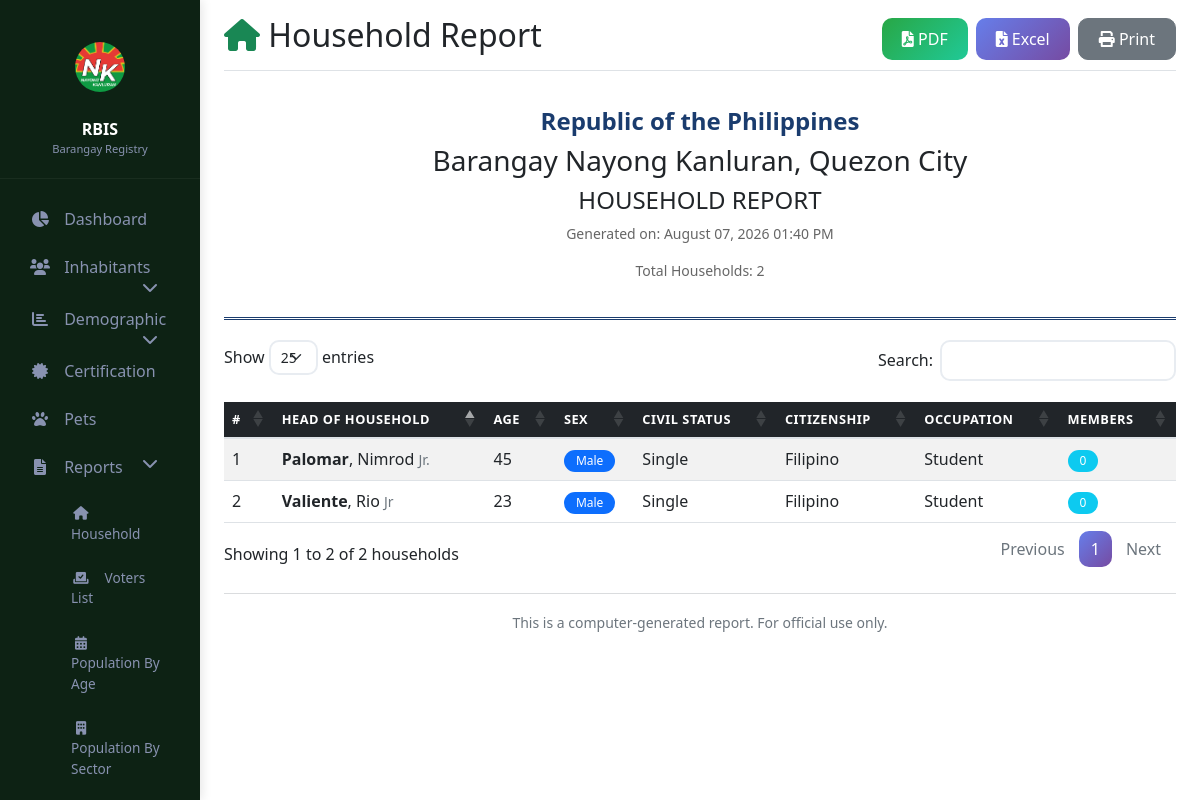
Screenshot of /reports/household.php (signed in) with the database file from the repository.
### tables this page shows
CREATE TABLE `household_records` (
  `id` int(11) NOT NULL,
  `last_name` varchar(50) NOT NULL,
  `first_name` varchar(50) NOT NULL,
  `middle_name` varchar(50) DEFAULT NULL,
  `ext_name` varchar(10) DEFAULT NULL,
  `place_of_birth` varchar(100) DEFAULT NULL,
  `date_of_birth` date DEFAULT NULL,
  `age` int(11) DEFAULT NULL,
  `sex` enum('Male','Female','Other') NOT NULL,
  `civil_status` enum('Single','Married','Widowed','Divorced','Separated') NOT NULL,
  `citizenship` varchar(50) DEFAULT NULL,
  `occupation` varchar(100) DEFAULT NULL,
  `profession` varchar(100) DEFAULT NULL,
  `disability` text DEFAULT NULL,
  `pets` text DEFAULT NULL,
  `profile_picture` varchar(255) DEFAULT NULL,
  `created_by` int(11) DEFAULT NULL,
  `created_at` timestamp NOT NULL DEFAULT current_timestamp(),
  `updated_at` timestamp NOT NULL DEFAULT current_timestamp() ON UPDATE current_timestamp(),
  `household_type` varchar(50) DEFAULT 'Nuclear',
  `dwelling_type` varchar(50) DEFAULT NULL,
  `household_name` varchar(100) DEFAULT NULL,
  `position_in_household` varchar(50) DEFAULT NULL,
  `tenure_status` varchar(50) DEFAULT 'Owner',
  `monthly_income` decimal(10,2) DEFAULT 0.00,
  `head_of_family_id` int(11) DEFAULT NULL
);

### reports/household.php (the view, shortened to what this page needs)
<?php
$pdo = getDB();
$households = $pdo->query("
    SELECT h.*,
           (SELECT COUNT(*) FROM individual_records WHERE last_name = h.last_name AND first_name != h.first_name) as member_count
    FROM household_records h
    ORDER BY h.last_name, h.first_name
")->fetchAll();
$total_households = count($households);
?>
<!DOCTYPE html>
<html lang="en">
<head>
    <link href="https://cdn.jsdelivr.net/npm/bootstrap@5.1.3/dist/css/bootstrap.min.css" rel="stylesheet">
    <link rel="stylesheet" href="https://cdnjs.cloudflare.com/ajax/libs/font-awesome/6.0.0/css/all.min.css">
    <link rel="stylesheet" href="https://cdn.datatables.net/1.13.6/css/dataTables.bootstrap5.min.css">
    <link rel="stylesheet" href="../assets/css/custom.css">
</head>
<body>
    <div class="container-fluid">
        <div class="row">
            <?php include '../includes/sidebar.php'; ?>
            <main class="col-md-10 ms-sm-auto px-md-4 main-content">
                <div class="d-flex justify-content-between flex-wrap flex-md-nowrap align-items-center pt-3 pb-2 mb-3 border-bottom">
                    <h1 class="h2">
                        <i class="fas fa-home text-success"></i> Household Report
                    </h1>
                    <div class="btn-toolbar no-print">
                        <button class="btn btn-success me-2" onclick="exportReport('pdf')">
                            <i class="fas fa-file-pdf"></i> PDF
                        </button>
                        <button class="btn btn-primary me-2" onclick="exportReport('excel')">
                            <i class="fas fa-file-excel"></i> Excel
                        </button>
                        <button class="btn btn-secondary" onclick="window.print()">
                            <i class="fas fa-print"></i> Print
                        </button>
                    </div>
                </div>
                <div class="report-header">
                    <h1>Republic of the Philippines</h1>
                    <h3>Barangay Nayong Kanluran, Quezon City</h3>
                    <h4>HOUSEHOLD REPORT</h4>
                    <p>Generated on: <?= date('F d, Y h:i A') ?></p>
                    <p>Total Households: <?= number_format($total_households) ?></p>
                </div>
                <div class="table-responsive">
                    <table id="householdTable" class="table table-hover table-striped" style="width:100%">
                        <thead class="table-dark">
                            <tr>
                                <th>#</th>
                                <th>Head of Household</th>
                                <th>Age</th>
                                <th>Sex</th>
                                <th>Civil Status</th>
                                <th>Citizenship</th>
                                <th>Occupation</th>
                                <th>Members</th>
                            </tr>
                        </thead>
                        <tbody>
                            <?php $i = 1; foreach ($households as $household): ?>
                                <tr>
                                    <td><?= $i++ ?></td>
                                    <td>
                                        <strong><?= htmlspecialchars($household['last_name']) ?></strong>,
                                        <?= htmlspecialchars($household['first_name']) ?>
                                        <?php if ($household['ext_name']): ?>
                                            <small class="text-muted"><?= htmlspecialchars($household['ext_name']) ?></small>
                                        <?php endif; ?>
                                    </td>
                                    <td><?= $household['age'] ?? 'N/A' ?></td>
                                    <td>
                                        <span class="badge bg-<?= $household['sex'] == 'Male' ? 'primary' : ($household['sex'] == 'Female' ? 'danger' : 'secondary') ?>">
                                            <?= $household['sex'] ?>
                                        </span>
                                    </td>
                                    <td><?= $household['civil_status'] ?></td>
                                    <td><?= $household['citizenship'] ?: 'N/A' ?></td>
                                    <td><?= $household['occupation'] ?: 'N/A' ?></td>
                                    <td>
                                        <span class="badge bg-info"><?= $household['member_count'] ?? 0 ?></span>
                                    </td>
                                </tr>
                            <?php endforeach; ?>
                        </tbody>
                    </table>
                </div>
                <div class="report-footer mt-4 text-center text-muted">
                    <hr>
                    <small>This is a computer-generated report. For official use only.</small>
                </div>
            </main>
        </div>
    </div>
</body>
</html>

### assets/css/custom.css (style rules this page uses)
.table thead th { border-bottom: 2px solid #dee2e6; font-weight: 600; text-transform: uppercase; font-size: 0.8rem; letter-spacing: 0.5px; }
.btn { border-radius: 10px; padding: 8px 20px; font-weight: 500; transition: all 0.3s; }
.btn-primary { background: linear-gradient(135deg, #667eea 0%, #764ba2 100%); border: none; }
.btn-success { background: linear-gradient(135deg, #28a745 0%, #20c997 100%); border: none; }
.badge { padding: 5px 12px; border-radius: 20px; font-weight: 500; }

### reports/household.php (style rules this page uses)
.report-header { text-align: center; padding: 20px 0; border-bottom: 3px double #1a3c6e; margin-bottom: 20px; }
.report-header h1 { font-size: 24px; color: #1a3c6e; font-weight: bold; }
.report-header p { color: #666; font-size: 14px; }

### includes/sidebar.php (style rules this page uses)
.main-content { margin-left: 16.66666667%; padding: 0; }

### rows the page displays
household_records: last_name "Palomar", first_name "Nimrod", ext_name "Jr.", age "45", sex "Male", civil_status "Single", citizenship "Filipino", occupation "Student", member_count "0"
household_records: last_name "Valiente", first_name "Rio", ext_name "Jr", age "23", sex "Male", civil_status "Single", citizenship "Filipino", occupation "Student", member_count "0"

### other values shown
$total_households "2"
